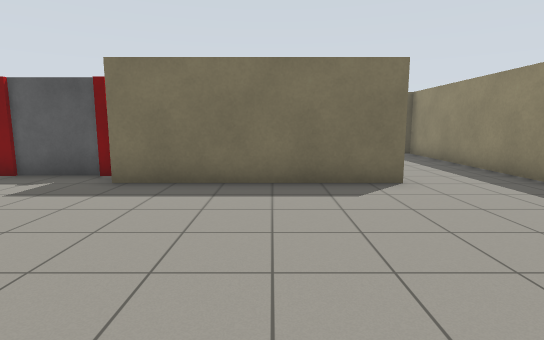
[1] (above)

14 first-person views from a walk through a robot-simulator world made for Gazebo. The camera is 1.2 m above the floor, tilts 8° down and sees 80° across. The floor is counted in squares, 1 m on a side. Each view is taken from the middle of a square. On the plan, view 1 faces up. The plan holds only what a view shows up to about 13 squares ahead; the rest is blank.

[2]
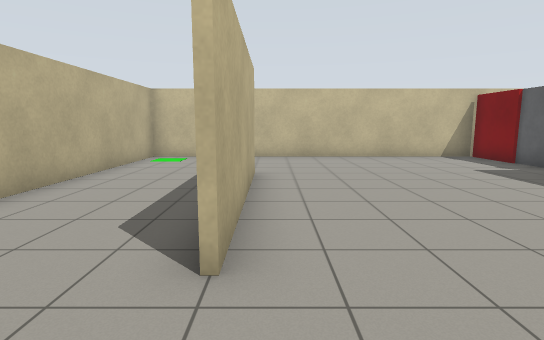

[3]
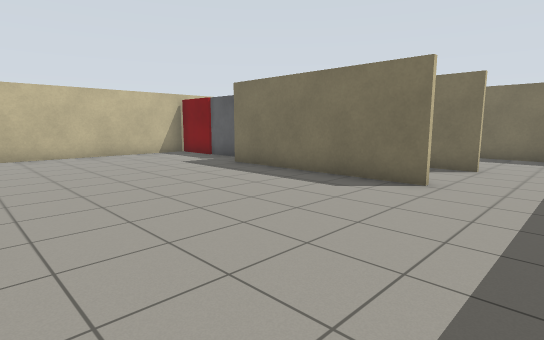

[4]
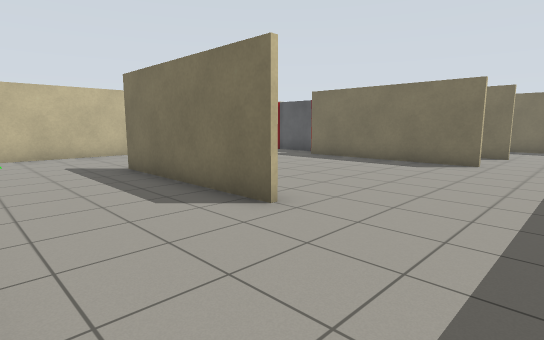

[5]
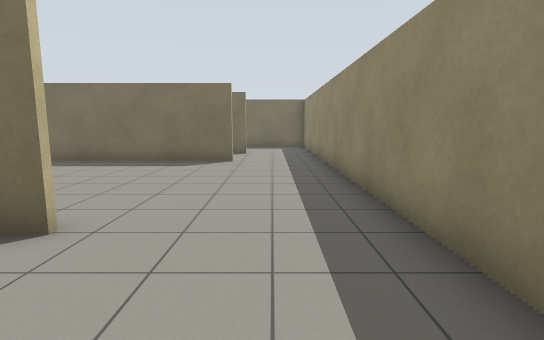

[6]
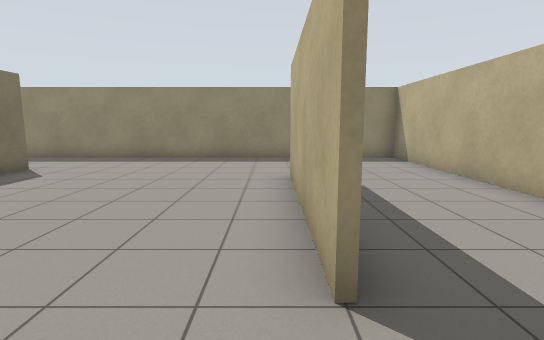

[7]
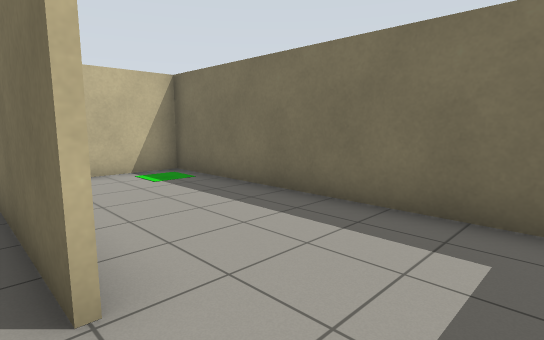

[8]
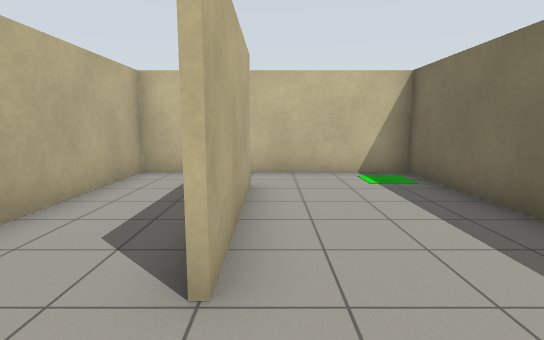

[9]
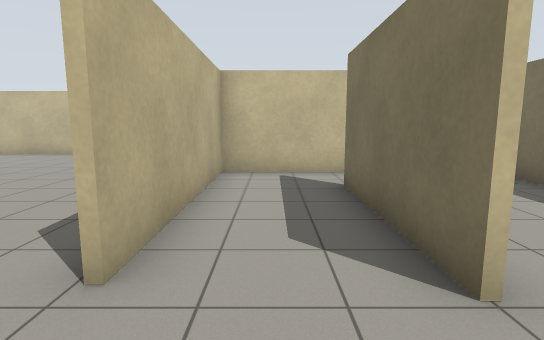

[10]
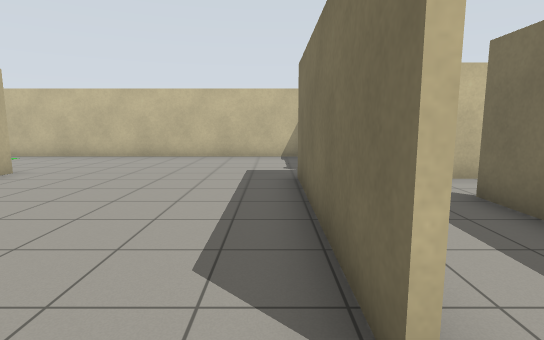

[11]
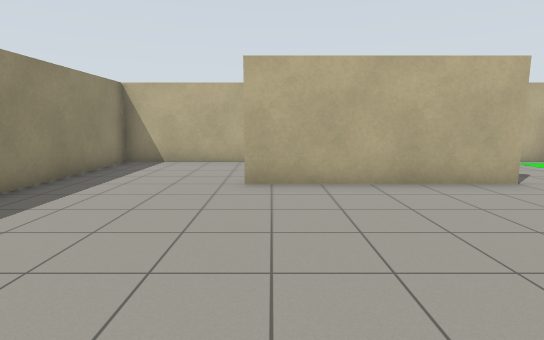

[12]
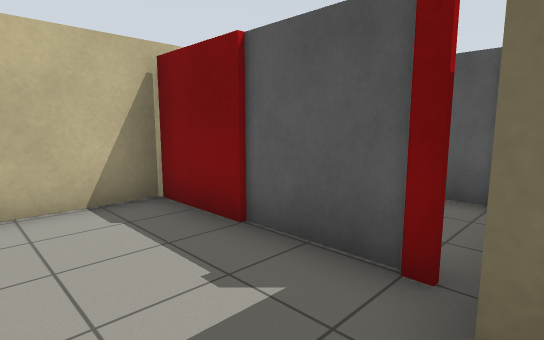

[13]
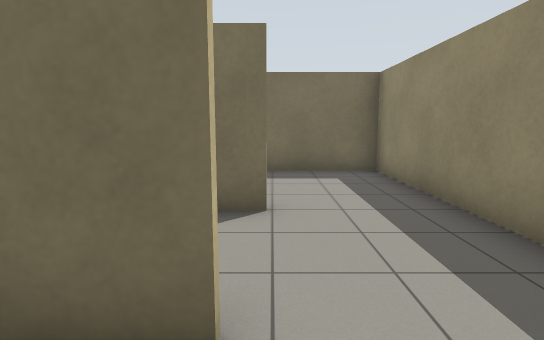

[14]
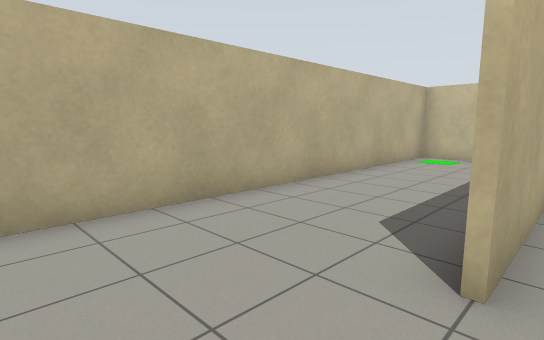

### Floor plan
Points are (right, up) in squares from view 1. A wall is a line through its corners. A room is listed if a view was taken in it or the views show most of it. See-through windows are left out.
Room 1 (views 1, 2, 3, 4, 5, 6, 7, 8, 9, 10, 11, 12, 13, 14)
walls: (2.8, 6.6) (-3.4, 6.6); (1.6, -0.6) (-4, -0.6); (-4, -0.4) (1.6, -0.4); (-1.4, 9.6) (3, 9.6); (3, 9.4) (-1.4, 9.4); (-8.1, 7.6) (-8.1, -4.4) (5.7, -4.4) (5.7, 13.4) (-3.1, 13.4) (-3.1, 6.7) (2.8, 6.7)
objects: door leaf (-7, 8) to (-4, 8); door leaf (-5, 11) to (-4, 11)

Positions as (right, up) in squares from view 1, and headings:
1: (0, 0), facing up
2: (4, 0), facing left
3: (5, 0), facing up-left
4: (5, -4), facing up-left
5: (4, -4), facing up
6: (-6, 0), facing right
7: (5, 9), facing up-left
8: (5, 10), facing left
9: (5, 8), facing left
10: (4, 6), facing left
11: (1, 6), facing down
12: (-3, 5), facing up-left
13: (3, 5), facing up
14: (4, 0), facing down-left
